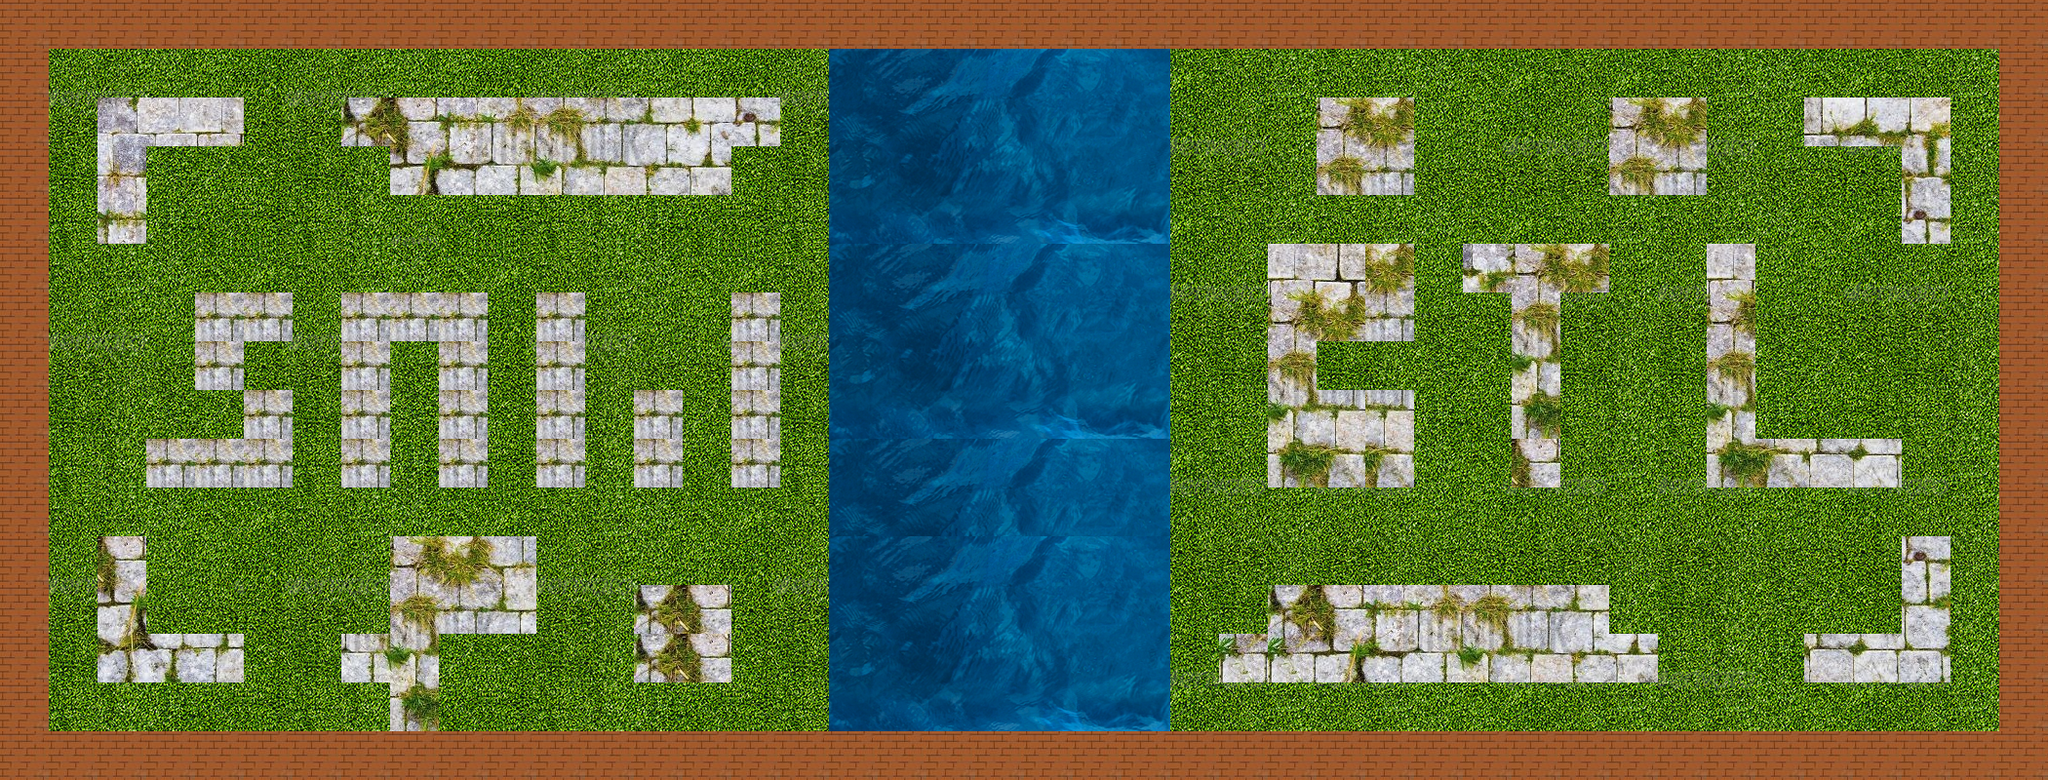

A 2D game scene composited from a Tiled map and its tileset images. What follows is a short description and the map's XML, with each tile layer's data collapsed to a summary:
An orthogonal 42x16 tile map with 50x50 px tiles, 12 tile layers (Street, Building, Border, Snow, ...), 13 tilesets and 1 object (SpawnPoint).

<map version="1.0" orientation="orthogonal" width="42" height="16" tilewidth="50" tileheight="50">
 <tileset firstgid="1" name="grassTexture" tilewidth="50" tileheight="50">
  <image source="grassTexture.jpg" width="590" height="590" />
 </tileset>
 <tileset firstgid="122" name="3" tilewidth="50" tileheight="50" spacing="1" margin="1">
  <image source="3.jpg" width="128" height="128" />
  <tile id="1">
   <properties>
    <property name="Collectable" value="True" />
   </properties>
  </tile>
 </tileset>
 <tileset firstgid="126" name="wall2" tilewidth="50" tileheight="50" spacing="1" margin="1">
  <image source="wall2.jpg" width="100" height="100" />
  <tile id="0">
   <properties>
    <property name="Collidable" value="True" />
   </properties>
  </tile>
 </tileset>
 <tileset firstgid="127" name="h1" tilewidth="50" tileheight="50">
  <image source="h1.jpg" width="111" height="100" />
  <tile id="0">
   <properties>
    <property name="Collidable" value="True" />
   </properties>
  </tile>
  <tile id="1">
   <properties>
    <property name="Collidable" value="True" />
   </properties>
  </tile>
  <tile id="2">
   <properties>
    <property name="Collidable" value="True" />
   </properties>
  </tile>
  <tile id="3">
   <properties>
    <property name="Collidable" value="True" />
   </properties>
  </tile>
 </tileset>
 <tileset firstgid="131" name="dark-blue" tilewidth="50" tileheight="50">
  <tileoffset x="0" y="2" />
  <image source="dark-blue.jpg" width="800" height="600" />
  <tile id="0">
   <properties>
    <property name="collectible2x" value="True" />
   </properties>
  </tile>
 </tileset>
 <tileset firstgid="323" name="powerup12" tilewidth="45" tileheight="45">
  <image source="powerup12.png" width="45" height="45" />
  <tile id="0">
   <properties>
    <property name="Power_blue" value="True" />
   </properties>
  </tile>
 </tileset>
 <tileset firstgid="324" name="life" tilewidth="45" tileheight="45">
  <image source="life.png" width="45" height="45" />
  <tile id="0">
   <properties>
    <property name="lives" value="True" />
   </properties>
  </tile>
 </tileset>
 <tileset firstgid="325" name="HandGernade_45x45" tilewidth="45" tileheight="45">
  <image source="HandGernade_45x45.png" width="45" height="45" />
  <tile id="0">
   <properties>
    <property name="Grenade" value="True" />
   </properties>
  </tile>
 </tileset>
 <tileset firstgid="326" name="bonus" tilewidth="40" tileheight="40">
  <image source="bonus.png" width="43" height="45" />
  <tile id="0">
   <properties>
    <property name="Bonus" value="True" />
   </properties>
  </tile>
 </tileset>
 <tileset firstgid="327" name="ghostPit" tilewidth="44" tileheight="44">
  <image source="ghostPit.png" width="45" height="44" />
 </tileset>
 <tileset firstgid="328" name="BonusPit_45x45" tilewidth="32" tileheight="45">
  <image source="BonusPit_45x45.png" width="32" height="45" />
  <tile id="0">
   <properties>
    <property name="Bonus" value="True" />
   </properties>
  </tile>
 </tileset>
 <tileset firstgid="329" name="River" tilewidth="50" tileheight="50">
  <image source="water4.png" width="695" height="467" />
  <tile id="0">
   <properties>
    <property name="River" value="True" />
   </properties>
  </tile>
  <tile id="1">
   <properties>
    <property name="River" value="True" />
   </properties>
  </tile>
  <tile id="2">
   <properties>
    <property name="River" value="True" />
   </properties>
  </tile>
  <tile id="3">
   <properties>
    <property name="River" value="True" />
   </properties>
  </tile>
  <tile id="4">
   <properties>
    <property name="River" value="True" />
   </properties>
  </tile>
  <tile id="5">
   <properties>
    <property name="River" value="True" />
   </properties>
  </tile>
  <tile id="6">
   <properties>
    <property name="River" value="True" />
   </properties>
  </tile>
  <tile id="13">
   <properties>
    <property name="River" value="True" />
   </properties>
  </tile>
  <tile id="14">
   <properties>
    <property name="River" value="True" />
   </properties>
  </tile>
  <tile id="15">
   <properties>
    <property name="River" value="True" />
   </properties>
  </tile>
  <tile id="16">
   <properties>
    <property name="River" value="True" />
   </properties>
  </tile>
  <tile id="17">
   <properties>
    <property name="River" value="True" />
   </properties>
  </tile>
  <tile id="18">
   <properties>
    <property name="River" value="True" />
   </properties>
  </tile>
  <tile id="19">
   <properties>
    <property name="River" value="True" />
   </properties>
  </tile>
 </tileset>
 <tileset firstgid="446" name="snowBattle" tilewidth="50" tileheight="50">
  <image source="SnowBattle.jpg" width="450" height="291" />
 </tileset>
 <layer name="Street" width="42" height="16">
  <data>[672 cells, 587 non-empty, 88 distinct tile ids]</data>
 </layer>
 <layer name="Building" width="42" height="16">
  <data>[672 cells, 127 non-empty, 39 distinct tile ids]</data>
 </layer>
 <layer name="Border" width="42" height="16">
  <data>[672 cells, 112 non-empty, 1 distinct tile ids]</data>
 </layer>
 <layer name="Snow" width="42" height="16">
  <data>[672 cells, 0 non-empty, 0 distinct tile ids]</data>
 </layer>
 <layer name="DarkBlueTiles" width="42" height="16">
  <data>[672 cells, 0 non-empty, 0 distinct tile ids]</data>
 </layer>
 <layer name="power_blue" width="42" height="16">
  <data>[672 cells, 0 non-empty, 0 distinct tile ids]</data>
 </layer>
 <layer name="Power_lives" width="42" height="16">
  <data>[672 cells, 0 non-empty, 0 distinct tile ids]</data>
 </layer>
 <layer name="Grenade" width="42" height="16">
  <data>[672 cells, 0 non-empty, 0 distinct tile ids]</data>
 </layer>
 <layer name="GrenadeWall" width="42" height="16">
  <data>[672 cells, 0 non-empty, 0 distinct tile ids]</data>
 </layer>
 <layer name="Bonus" width="42" height="16">
  <data>[672 cells, 0 non-empty, 0 distinct tile ids]</data>
 </layer>
 <layer name="ghostPit" width="42" height="16">
  <data>[672 cells, 0 non-empty, 0 distinct tile ids]</data>
 </layer>
 <objectgroup name="Objects" width="42" height="16">
  <object name="SpawnPoint" x="58" y="361" width="32" height="35" />
 </objectgroup>
 <layer name="River" width="42" height="16">
  <data>[672 cells, 98 non-empty, 28 distinct tile ids]</data>
 </layer>
</map>
